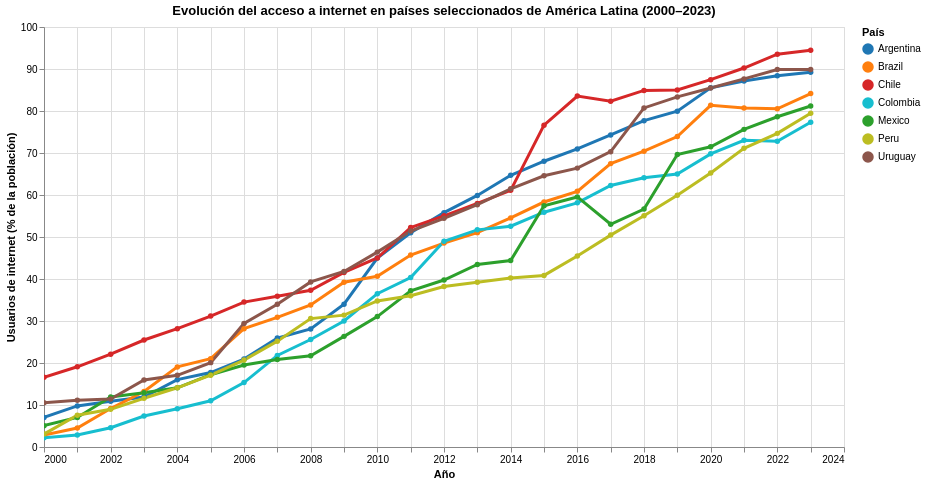

The notebook cell saved with this chart:
### Markdown cell above
## 24. Visualización 1: evolución del acceso a internet

La primera visualización muestra la evolución del porcentaje de individuos que utilizan internet en países seleccionados de América Latina entre 2000 y 2023. Esta dimensión se utiliza como una aproximación a la infraestructura digital disponible para la adopción de tecnologías basadas en inteligencia artificial.

### Code cell
internet_df = (
    df_case_clean[df_case_clean["indicator_name"] == "internet_usage"]
    .copy()
    .sort_values(["country", "TIME_PERIOD"])
)

highlight = alt.selection_point(fields=["country"], bind="legend")

chart_internet = (
    alt.Chart(internet_df)
    .mark_line(point=True, strokeWidth=3)
    .encode(
        x=alt.X(
            "TIME_PERIOD:Q",
            title="Año",
            axis=alt.Axis(format="d")
        ),
        y=alt.Y(
            "OBS_VALUE:Q",
            title="Usuarios de internet (% de la población)"
        ),
        color=alt.condition(
            highlight,
            alt.Color(
                "country:N",
                title="País",
                sort=country_order,
                scale=alt.Scale(
                    domain=country_order,
                    range=["#1f77b4", "#ff7f0e", "#d62728", "#17becf", "#2ca02c", "#bcbd22", "#8c564b"]
                )
            ),
            alt.value("lightgray")
        ),
        opacity=alt.condition(highlight, alt.value(1), alt.value(0.25)),
        tooltip=[
            alt.Tooltip("country:N", title="País"),
            alt.Tooltip("TIME_PERIOD:Q", title="Año", format=".0f"),
            alt.Tooltip("OBS_VALUE:Q", title="% de la población", format=".2f")
        ]
    )
    .add_params(highlight)
    .properties(
        title="Evolución del acceso a internet en países seleccionados de América Latina (2000–2023)",
        width=800,
        height=420
    )
    .interactive()
)

display(chart_internet)

### Figure 1 — Vega-Lite specification as saved in the notebook (floating-point values rounded to 4 significant figures; data arrays with more than 128 entries replaced by an {"elided": "..."} marker saying what was removed)
{"config": {"view": {"continuousWidth": 300, "continuousHeight": 300}}, "data": {"name": "data-71063e549fcf324179845b16a51cdc6b"}, "mark": {"type": "line", "point": true, "strokeWidth": 3}, "encoding": {"color": {"condition": {"param": "param_3", "field": "country", "scale": {"domain": ["Argentina", "Brazil", "Chile", "Colombia", "Mexico", "Peru", "Uruguay"], "range": ["#1f77b4", "#ff7f0e", "#d62728", "#17becf", "#2ca02c", "#bcbd22", "#8c564b"]}, "sort": ["Argentina", "Brazil", "Chile", "Colombia", "Mexico", "Peru", "Uruguay"], "title": "País", "type": "nominal"}, "value": "lightgray"}, "opacity": {"condition": {"param": "param_3", "value": 1}, "value": 0.25}, "tooltip": [{"field": "country", "title": "País", "type": "nominal"}, {"field": "TIME_PERIOD", "format": ".0f", "title": "Año", "type": "quantitative"}, {"field": "OBS_VALUE", "format": ".2f", "title": "% de la población", "type": "quantitative"}], "x": {"axis": {"format": "d"}, "field": "TIME_PERIOD", "title": "Año", "type": "quantitative"}, "y": {"field": "OBS_VALUE", "title": "Usuarios de internet (% de la población)", "type": "quantitative"}}, "height": 420, "params": [{"name": "param_3", "select": {"type": "point", "fields": ["country"]}, "bind": "legend"}, {"name": "param_4", "select": {"type": "interval", "encodings": ["x", "y"]}, "bind": "scales"}], "title": "Evolución del acceso a internet en países seleccionados de América Latina (2000–2023)", "width": 800, "$schema": "https://vega.github.io/schema/vega-lite/v5.20.1.json", "datasets": {"data-71063e549fcf324179845b16a51cdc6b": {"elided": "168 records"}}}
